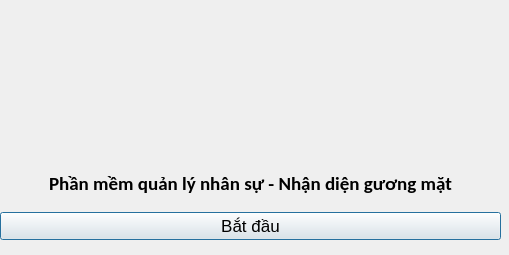
<?xml version="1.0" encoding="UTF-8"?>
<ui version="4.0">
 <class>Dialog</class>
 <widget class="QDialog" name="Dialog">
  <property name="geometry">
   <rect>
    <x>0</x>
    <y>0</y>
    <width>509</width>
    <height>255</height>
   </rect>
  </property>
  <property name="maximumSize">
   <size>
    <width>800</width>
    <height>680</height>
   </size>
  </property>
  <property name="windowTitle">
   <string>Phần mềm quản lý nhân sự - Cơ sở mộc Hiệp</string>
  </property>
  <property name="windowIcon">
   <iconset>
    <normaloff>icon.png</normaloff>icon.png</iconset>
  </property>
  <widget class="QLabel" name="logolabel">
   <property name="geometry">
    <rect>
     <x>0</x>
     <y>0</y>
     <width>501</width>
     <height>151</height>
    </rect>
   </property>
   <property name="text">
    <string/>
   </property>
   <property name="pixmap">
    <pixmap>logo.png</pixmap>
   </property>
  </widget>
  <widget class="QWidget" name="verticalLayoutWidget">
   <property name="geometry">
    <rect>
     <x>0</x>
     <y>160</y>
     <width>501</width>
     <height>80</height>
    </rect>
   </property>
   <layout class="QVBoxLayout" name="verticalLayout">
    <item>
     <layout class="QHBoxLayout" name="horizontalLayout">
      <item alignment="Qt::AlignHCenter">
       <widget class="QLabel" name="filelabel">
        <property name="font">
         <font>
          <family>Calibri</family>
          <pointsize>14</pointsize>
          <weight>75</weight>
          <bold>true</bold>
         </font>
        </property>
        <property name="text">
         <string>Phần mềm quản lý nhân sự - Nhận diện gương mặt</string>
        </property>
       </widget>
      </item>
     </layout>
    </item>
    <item>
     <widget class="QPushButton" name="runButton">
      <property name="font">
       <font>
        <family>Arial</family>
        <pointsize>13</pointsize>
       </font>
      </property>
      <property name="text">
       <string>Bắt đầu</string>
      </property>
     </widget>
    </item>
   </layout>
  </widget>
 </widget>
 <resources>
  <include location="resource.qrc"/>
 </resources>
 <connections/>
</ui>
